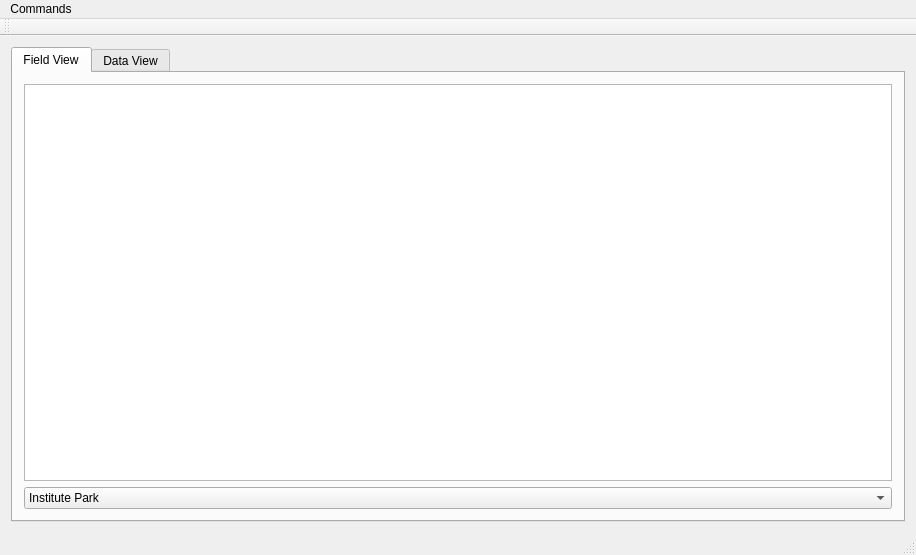
<?xml version="1.0" encoding="UTF-8"?>
<ui version="4.0">
 <class>Cataglyphis_Gui</class>
 <widget class="QMainWindow" name="Cataglyphis_Gui">
  <property name="geometry">
   <rect>
    <x>0</x>
    <y>0</y>
    <width>916</width>
    <height>555</height>
   </rect>
  </property>
  <property name="windowTitle">
   <string>Cataglyphis_Gui</string>
  </property>
  <widget class="QWidget" name="centralWidget">
   <layout class="QVBoxLayout" name="verticalLayout_3">
    <item>
     <widget class="QTabWidget" name="tabWidget">
      <property name="currentIndex">
       <number>0</number>
      </property>
      <widget class="QWidget" name="fieldViewTab">
       <attribute name="title">
        <string>Field View</string>
       </attribute>
       <layout class="QVBoxLayout" name="verticalLayout_2">
        <item>
         <layout class="QVBoxLayout" name="verticalLayout">
          <item>
           <widget class="QGraphicsView" name="fieldDisplay">
            <property name="renderHints">
             <set>QPainter::Antialiasing</set>
            </property>
            <property name="dragMode">
             <enum>QGraphicsView::ScrollHandDrag</enum>
            </property>
           </widget>
          </item>
          <item>
           <widget class="QComboBox" name="fieldSelector">
            <item>
             <property name="text">
              <string>Institute Park</string>
             </property>
            </item>
           </widget>
          </item>
         </layout>
        </item>
       </layout>
      </widget>
      <widget class="QWidget" name="dataViewTab">
       <attribute name="title">
        <string>Data View</string>
       </attribute>
      </widget>
     </widget>
    </item>
   </layout>
  </widget>
  <widget class="QMenuBar" name="menuBar">
   <property name="geometry">
    <rect>
     <x>0</x>
     <y>0</y>
     <width>916</width>
     <height>25</height>
    </rect>
   </property>
   <widget class="QMenu" name="menuCommands">
    <property name="title">
     <string>Commands</string>
    </property>
    <addaction name="actionConnect"/>
    <addaction name="actionPlaceholder"/>
    <addaction name="separator"/>
    <addaction name="actionPlaceholder2"/>
   </widget>
   <addaction name="menuCommands"/>
  </widget>
  <widget class="QToolBar" name="mainToolBar">
   <attribute name="toolBarArea">
    <enum>TopToolBarArea</enum>
   </attribute>
   <attribute name="toolBarBreak">
    <bool>false</bool>
   </attribute>
  </widget>
  <widget class="QStatusBar" name="statusBar"/>
  <action name="actionConnect">
   <property name="text">
    <string>Connect</string>
   </property>
  </action>
  <action name="actionPlaceholder">
   <property name="text">
    <string>Placeholder</string>
   </property>
  </action>
  <action name="actionPlaceholder2">
   <property name="text">
    <string>Placeholder2</string>
   </property>
  </action>
 </widget>
 <layoutdefault spacing="6" margin="11"/>
 <resources/>
 <connections/>
</ui>
